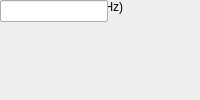
<?xml version="1.0" encoding="UTF-8"?>
<ui version="4.0">
 <class>MainWindow</class>
 <widget class="QMainWindow" name="MainWindow">
  <property name="windowTitle"><string>adc_mkid</string></property>
  <widget class="QWidget" name="centralwidget">
   <!-- NOTE: this is a simplified structural mirror of the generated
        <module>_ui.py, not a full round-trip Designer file. Regenerate
        both from the same spec if you need to edit layout by hand. -->
       <widget class="QLabel" name="label_name">
     <property name="text"><string>Block name</string></property>
    </widget>
       <widget class="QLineEdit" name="name"/>
       <widget class="QLabel" name="label_adc_brd">
     <property name="text"><string>ADC Board</string></property>
    </widget>
       <widget class="QComboBox" name="adc_brd">
     <item><property name="text"><string>0</string></property></item>
     <item><property name="text"><string>1</string></property></item>
    </widget>
       <widget class="QLabel" name="label_adc_clk_rate">
     <property name="text"><string>ADC Clock Rate (MHz)</string></property>
    </widget>
       <widget class="QLineEdit" name="adc_clk_rate"/>
  </widget>
 </widget>
 <resources/>
 <connections/>
</ui>
